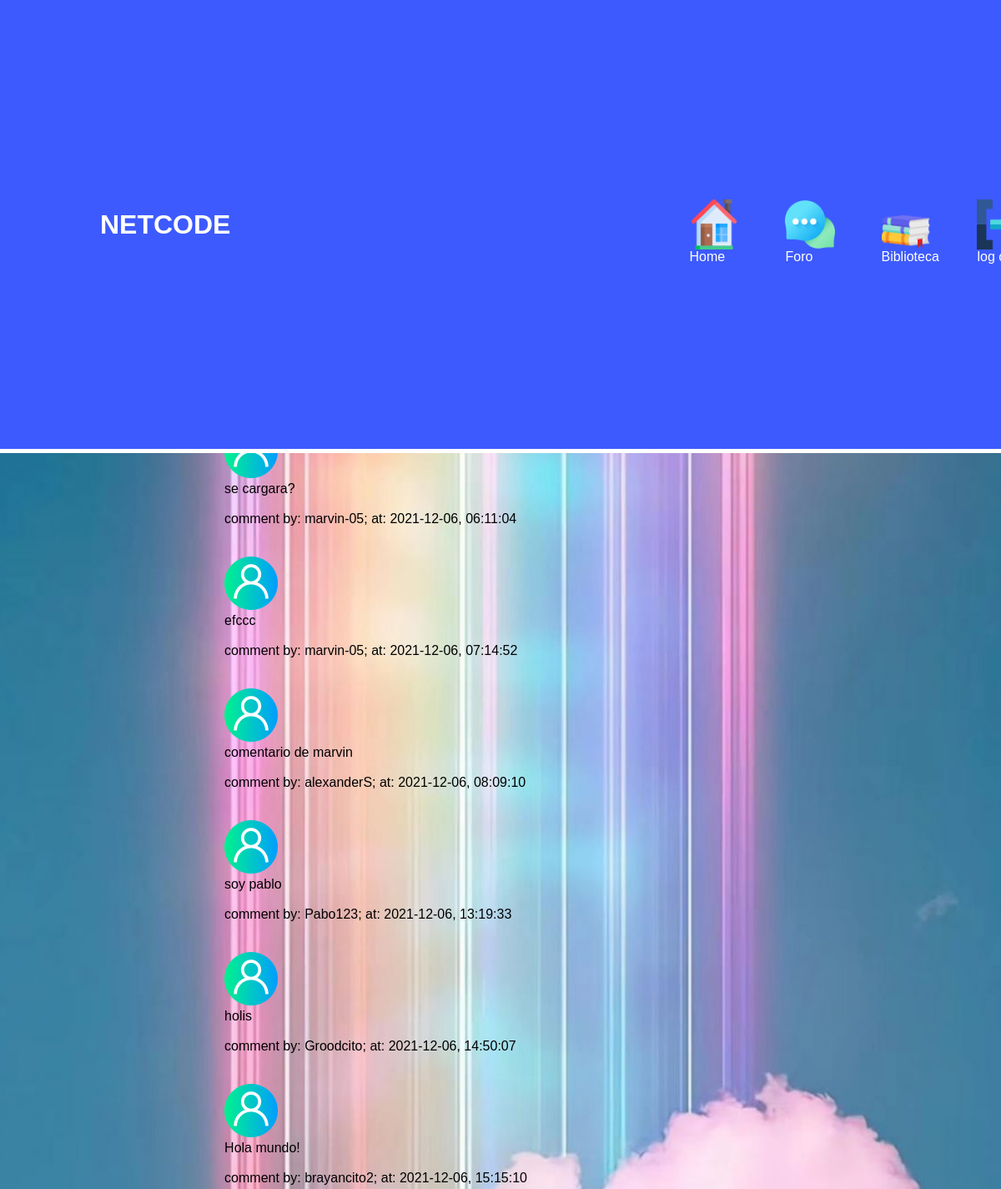
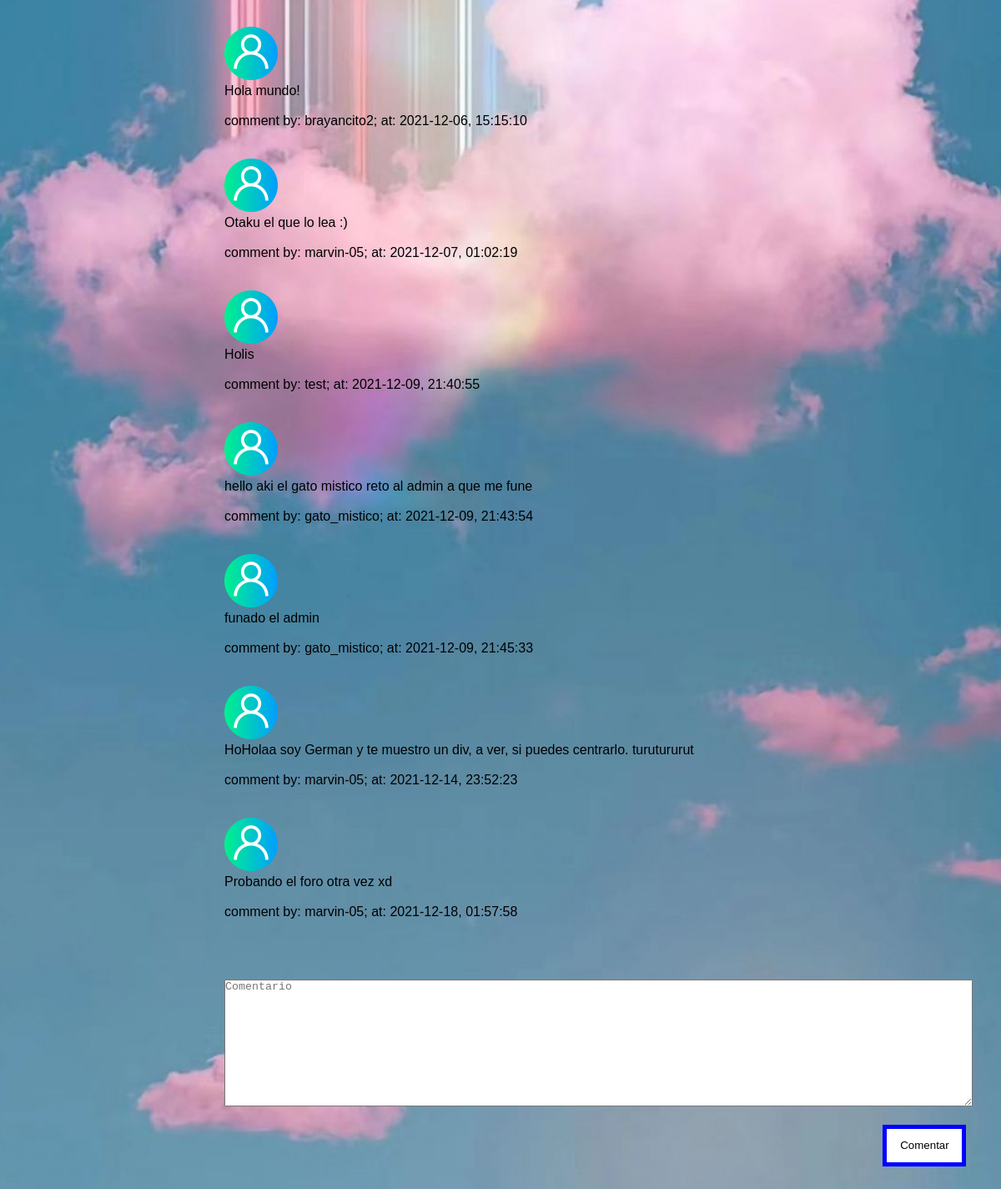
The page /foro (signed in) on the database its author committed (2 pictures, top to bottom).
### tables this page shows
CREATE TABLE 'ForoComentarios' ('Id' integer PRIMARY KEY NOT NULL, 'User_Id' integer NOT NULL, 'Comment' text NOT NULL, 'Date' date DEFAULT CURRENT_DATE, 'Time' time DEFAULT CURRENT_TIME);

CREATE TABLE 'Info_Usuario' ('Id' integer PRIMARY KEY AUTOINCREMENT NOT NULL, 'Name' text NOT NULL, 'NickName' text NOT NULL, 'EmailAddres' text NOT NULL, 'Password' text NOT NULL, 'admin' smallint DEFAULT 0);

### application.py (the view)
@app.route("/foro", methods=["GET", "POST"])
@login_required
def foro():
    if request.method == 'POST':
        if not request.form.get("comentario"):
            return "no puede generar un comentario vacio"
        comment = request.form.get("comentario")
        conn = connect()
        cursor = conn.cursor()
        cursor.execute("INSERT INTO ForoComentarios (User_Id, Comment) \
                        values (:user, :comentario)",
                        {'user':session["user_id"], 'comentario':comment})
        conn.commit()
        conn.close()
        return redirect("/foro")
    else:
        conn = connect()
        cursor = conn.cursor()
        comentarios = cursor.execute("select ForoComentarios.Id, ForoComentarios.Comment, ForoComentarios.Date, \
                                    ForoComentarios.Time, Info_Usuario.NickName from ForoComentarios \
                                    inner join Info_Usuario \
                                    on Info_Usuario.Id=ForoComentarios.User_Id")
        ids = []
        nicks = []
        comments = []
        dates = []
        times = []
        count = 0
        for r in comentarios:
            ids.append(r[0])
            nicks.append(r[4])
            comments.append(r[1])
            dates.append(r[2])
            times.append(r[3])
            count = int(count + 1)
        return render_template("Foro.html", results=count, name=nicks, date=dates, time=times, comentario=comments)

### dataRequest.py (called while the page is built)
def connect():
    try:
        conn = sqlite3.connect('Users.db')
        return conn
    except Error:
        print(Error)
        sys.exit() # Cerramos el sistema

def login_required(f):
    @wraps(f)
    def decorated_function(*args, **kwargs):
        if session.get("user_id") is None:
            return redirect("/login")
        return f(*args, **kwargs)
    return decorated_function

### templates/Foro.html (shortened to what this page needs)
 <!DOCTYPE html>
<html lang="en">
<head>
    <link rel="stylesheet" href="../static/css/cursos.css">
    <link href="../static/css/styles-foro.css" type = "text/css" rel="stylesheet"/>
</head>
<header>
            <div class="icons-enlaces">
                <ul>
                    <div class="text">
                        <h1>NETCODE</h1>
                    </div>
                    <div class="image-icon">
                        <li><a href="/admin"> <img src="../static/img/home.png" alt="homeicon"> Home</a></li>
                    </div>
                    <div class="image-icon">
                        <li><a href="#"><img src="../static/img/chat.png" alt="homeicon">Foro</a></li>
                    </div>
                    <div class="image-icon">
                        <li><a href="/Almacen/4"> <img src="../static/img/book.png" alt="bibliotecaicon"> Biblioteca</a></li>
                    </div>
                    <div class="image-icon">
                        <li><a href="/logout"><img src="../static/img/logout.png" alt="logout">log out</a></li>
                    </div>
                </ul>
            </div>
</header>
<body>
    <form action="/foro" method="post">
        <div class="container">
            <div class="rows_comentarios justify-content-center">
                <div class="col-6">
                    <h1> Bienvenido al Foro</h1>
                    <div id="global">
                        {% for i in range(results) %}
                            <div id="mensajes">
                                <img src="../static/img/usericon.png" width="64" height="64" alt="">
                                <p>
                                    {{comentario[loop.index - 1]}} <br><br>
                                    comment by: {{name[loop.index - 1]}}; at: <span>{{date[loop.index - 1]}}, {{time[loop.index - 1]}}</span> <br>
                                </p>
                            </div>
                            <br><br>
                        {% endfor %}
                    </div>
                    <br><br>
                    <textarea class="form-control" name="comentario" cols="110"  rows="10" placeholder="Comentario"></textarea> <br><br>
                    <button class="btn" type=submit>Comentar</button> <br><br><br>
                </div>
            </div>
        </div>
</body>
</html>

### static/css/cursos.css (style rules this page uses)
* { margin: 0; padding: 0; box-sizing: border-box; }
header { background-color: #3d5afe; position: fixed; width:100%; height: 19%; display: flex; justify-content: space-between; align-items: center; border-style: solid; border-color: #FFF; border-width: 0px 0px 5px 0px; margin-bottom: 19%; z-index: 1000; }
.icons-enlaces { display: flex; z-index: 1; }
header .icons-enlaces ul { display:flex; justify-content: center; align-items: center; }
header .icons-enlaces ul .text h1 { float: right; font-family: 'M PLUS Code Latin', sans-serif; text-align: center; margin-left: 120px; margin-right: 550px; color: #FFF; }
header .icons-enlaces ul .image-icon li { List-style: none; font-family: 'M PLUS Code Latin', sans-serif; }
header .icons-enlaces ul .image-icon li a { margin-left: 100px; text-decoration: none; padding: 6px 15px; color: #FFF; border-radius: 20px; justify-content: center; align-items: center; height: 100%; }
header .icons-enlaces ul .image-icon li a:link { text-decoration: none; }
header .icons-enlaces .image-icon li a img { display:flex; justify-content: space-between; align-items: center; width: 60px; height: 60px; cursor:pointer; }
body { background-color:#1c0522; color:#FFF; overflow-x: hidden; }

### static/css/styles-foro.css (style rules this page uses)
body { background:#f2f2f2; font-family:sans-serif; display: flex; background-image: url("/static/img/rainbow.jpg"); background-size: cover; background-repeat: no-repeat; background-position: center center; color:black; }
body .container { width: 100%; display: flex; postion: absolute; margin-top: 15%; margin-left: 30%; }
h1 { margin-left: 0%; text-align: center; margin-bottom:10%; margin-top: 10%; }
.btn { margin-left: 88%; border: 5px solid blue; background: #FFF; width:100px; height:50px; }

### rows shown on the page
ForoComentarios: Comment "se cargara?", Date "2021-12-06", Time "06:11:04"
Info_Usuario: NickName "marvin-05" "marvin-05" "marvin-05" "marvin-05" "marvin-05"
ForoComentarios: Comment "efccc", Date "2021-12-06", Time "07:14:52"
ForoComentarios: Comment "comentario de marvin", Date "2021-12-06", Time "08:09:10"
Info_Usuario: NickName "alexanderS"
ForoComentarios: Comment "soy pablo", Date "2021-12-06", Time "13:19:33"
Info_Usuario: NickName "Pabo123"
ForoComentarios: Comment "holis", Date "2021-12-06", Time "14:50:07"
Info_Usuario: NickName "Groodcito"
ForoComentarios: Comment "Hola mundo!", Date "2021-12-06", Time "15:15:10"
Info_Usuario: NickName "brayancito2" "brayancito2"
ForoComentarios: Comment "Hola mundo!", Date "2021-12-06", Time "15:15:10"
ForoComentarios: Comment "Otaku el que lo lea :)", Date "2021-12-07", Time "01:02:19"
ForoComentarios: Comment "Holis", Date "2021-12-09", Time "21:40:55"
Info_Usuario: NickName "test"
ForoComentarios: Comment "hello aki el gato mistico reto al admin a que me fune", Date "2021-12-09", Time "21:43:54"
Info_Usuario: NickName "gato_mistico" "gato_mistico"
ForoComentarios: Comment "funado el admin", Date "2021-12-09", Time "21:45:33"
ForoComentarios: Comment "HoHolaa soy German y te muestro un div, a ver, si puedes centrarlo. turutururut", Date "2021-12-14", Time "23:52:23"
ForoComentarios: Comment "Probando el foro otra vez xd", Date "2021-12-18", Time "01:57:58"
